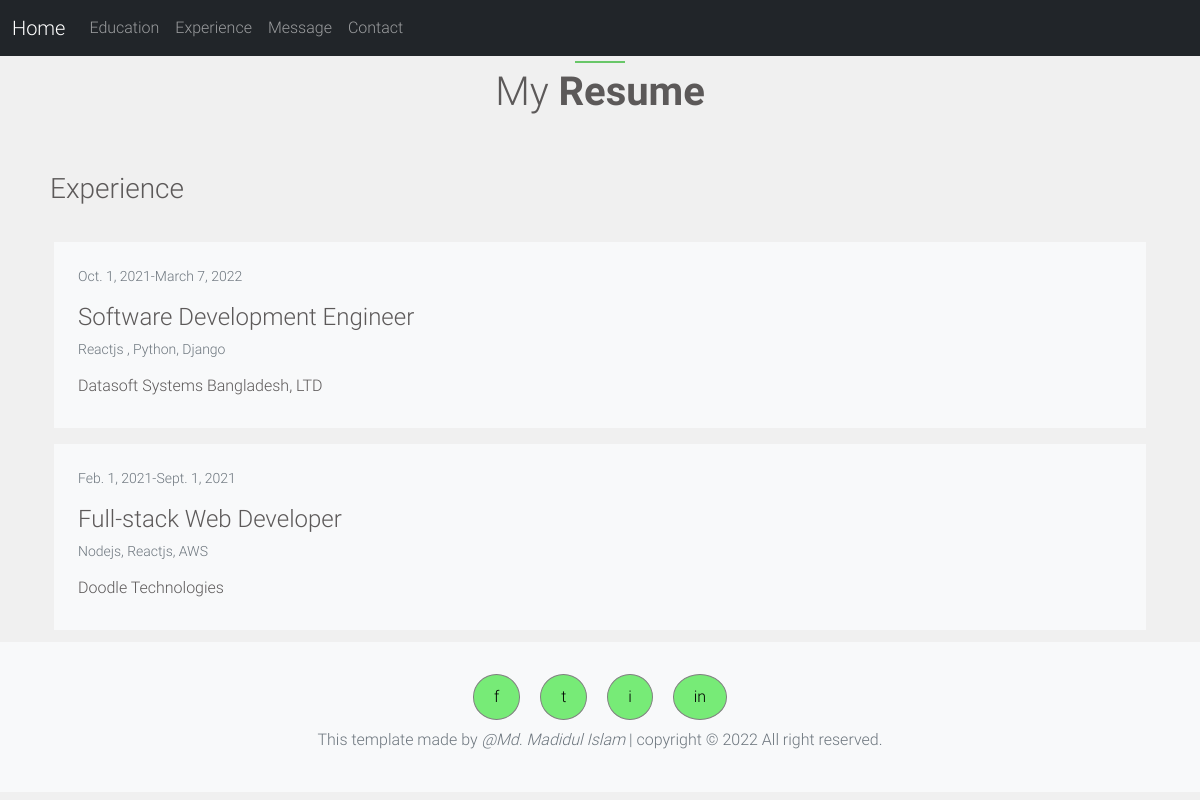
The app's page /experience/ with its own data.
### crud/models.py (models this page shows, shortened)
class Experience(models.Model):
    job_title = models.CharField(max_length=100)
    subjects = models.CharField(max_length=100)
    company = models.CharField(max_length=100)
    date_from = models.DateField(default=timezone.now)
    date_to = models.DateField(default=timezone.now)

### crud/views.py (the view)
# urls.py: path('experience/', views.experience, name='experience'),
def experience(request):
    return render(request, 'crud/experience.html', context)

### crud/templates/crud/experience.html
{% extends 'crud/base.html' %}
{% load static %}
{% block content %}
<h3 class="mt-4 mb-4 p-2">Experience</h3>
{% for exp in experiences %}
                <div class="m-2 p-4 bg-light mysection">
                    <p class="small text-muted">{{ exp.date_from }}-{{ exp.date_to }}</p>
                    <h4>{{ exp.job_title }}</h4>
                    <p class="small text-muted">{{ exp.subjects }}</p>
                    <h6>{{ exp.company }}</h6>
                </div>
            {% endfor %}
{% endblock %}

### crud/static/crud/mystyle.css (style rules this page uses)
body { background-color: rgb(240,240,240); font-family: robotoLight; color:rgb(92, 89, 89); }
.mysection { background-color: white; border: 4px solid rgb(240,240,240); }

### records on screen
Experience: date_from "Oct. 1, 2021", date_to "March 7, 2022", job_title "Software Development Engineer", subjects "Reactjs , Python, Django", company "Datasoft Systems Bangladesh, LTD"
Experience: date_from "Feb. 1, 2021", date_to "Sept. 1, 2021", job_title "Full-stack Web Developer", subjects "Nodejs, Reactjs, AWS", company "Doodle Technologies"
